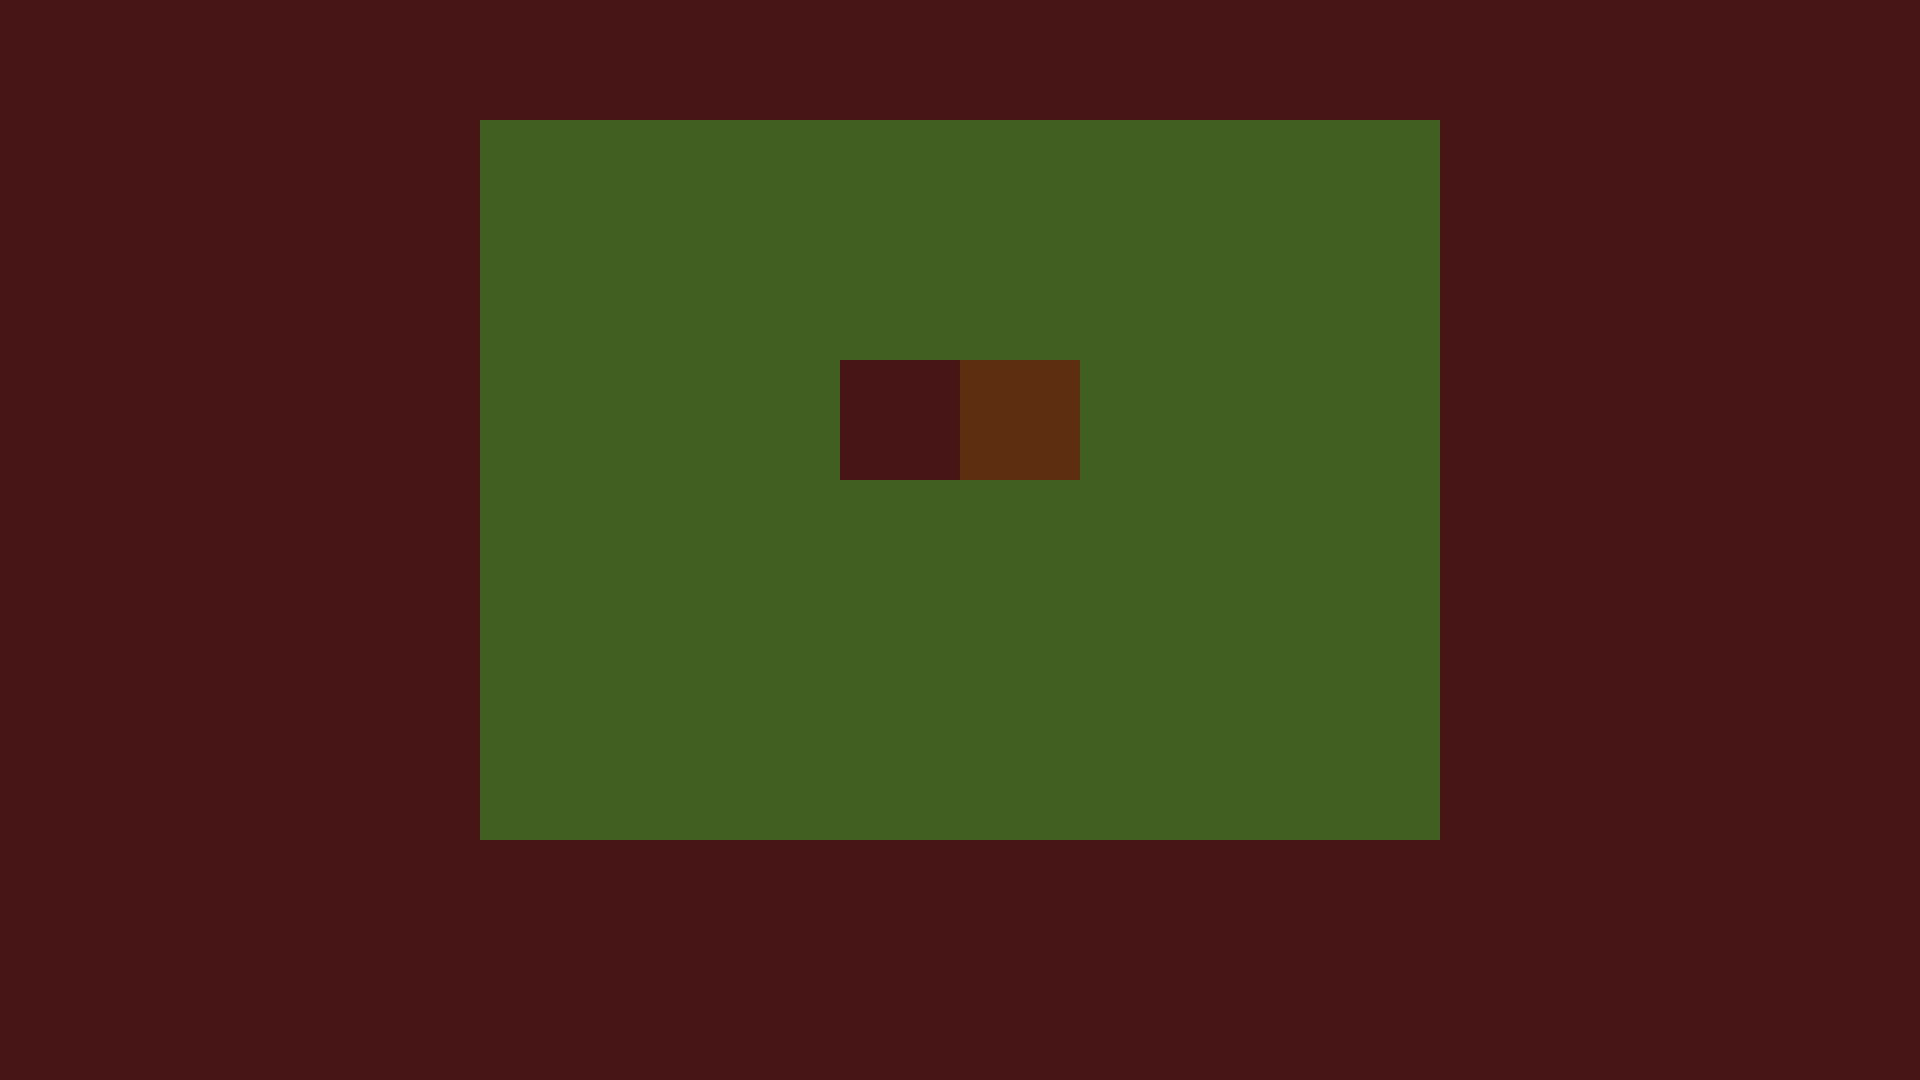

A 2D game scene composited from a Tiled map and its tileset images. What follows is a short description and the map's XML, with every tile layer's data as written:
An orthogonal 16x9 tile map with 120x120 px tiles, 2 tile layers (grid, metadata), 2 tilesets.

<map version="1.9" tiledversion="1.9.2" orientation="orthogonal" renderorder="right-down" width="16" height="9" tilewidth="120" tileheight="120" infinite="0" nextlayerid="4" nextobjectid="1">
 <properties>
  <property name="mapType" type="int" value="1" />
 </properties>
 <tileset firstgid="1" name="testTileset" tilewidth="120" tileheight="120" tilecount="1" columns="1">
  <image source="testTileset.png" width="120" height="120" />
 </tileset>
 <tileset firstgid="2" name="metaTiles" tilewidth="120" tileheight="120" tilecount="3" columns="3">
  <image source="metaTiles.png" width="360" height="120" />
 </tileset>
 <imagelayer id="2" name="BG">
  <image source="Assets/Maps/Scenes/test.png" />
  <properties>
   <property name="Draw" type="bool" value="true" />
  </properties>
 </imagelayer>
 <layer id="1" name="grid" width="16" height="9">
  <properties>
   <property name="Draw" type="bool" value="true" />
  </properties>
  <data>
   <tile />
   <tile />
   <tile />
   <tile />
   <tile />
   <tile />
   <tile />
   <tile />
   <tile />
   <tile />
   <tile />
   <tile />
   <tile />
   <tile />
   <tile />
   <tile />
   <tile />
   <tile />
   <tile />
   <tile />
   <tile gid="1" />
   <tile gid="1" />
   <tile gid="1" />
   <tile gid="1" />
   <tile gid="1" />
   <tile gid="1" />
   <tile gid="1" />
   <tile gid="1" />
   <tile />
   <tile />
   <tile />
   <tile />
   <tile />
   <tile />
   <tile />
   <tile />
   <tile gid="1" />
   <tile gid="1" />
   <tile gid="1" />
   <tile gid="1" />
   <tile gid="1" />
   <tile gid="1" />
   <tile gid="1" />
   <tile gid="1" />
   <tile />
   <tile />
   <tile />
   <tile />
   <tile />
   <tile />
   <tile />
   <tile />
   <tile gid="1" />
   <tile gid="1" />
   <tile gid="1" />
   <tile />
   <tile />
   <tile gid="1" />
   <tile gid="1" />
   <tile gid="1" />
   <tile />
   <tile />
   <tile />
   <tile />
   <tile />
   <tile />
   <tile />
   <tile />
   <tile gid="1" />
   <tile gid="1" />
   <tile gid="1" />
   <tile gid="1" />
   <tile gid="1" />
   <tile gid="1" />
   <tile gid="1" />
   <tile gid="1" />
   <tile />
   <tile />
   <tile />
   <tile />
   <tile />
   <tile />
   <tile />
   <tile />
   <tile gid="1" />
   <tile gid="1" />
   <tile gid="1" />
   <tile gid="1" />
   <tile gid="1" />
   <tile gid="1" />
   <tile gid="1" />
   <tile gid="1" />
   <tile />
   <tile />
   <tile />
   <tile />
   <tile />
   <tile />
   <tile />
   <tile />
   <tile gid="1" />
   <tile gid="1" />
   <tile gid="1" />
   <tile gid="1" />
   <tile gid="1" />
   <tile gid="1" />
   <tile gid="1" />
   <tile gid="1" />
   <tile />
   <tile />
   <tile />
   <tile />
   <tile />
   <tile />
   <tile />
   <tile />
   <tile />
   <tile />
   <tile />
   <tile />
   <tile />
   <tile />
   <tile />
   <tile />
   <tile />
   <tile />
   <tile />
   <tile />
   <tile />
   <tile />
   <tile />
   <tile />
   <tile />
   <tile />
   <tile />
   <tile />
   <tile />
   <tile />
   <tile />
   <tile />
   <tile />
   <tile />
   <tile />
   <tile />
  </data>
 </layer>
 <layer id="3" name="metadata" width="16" height="9">
  <properties>
   <property name="Draw" type="bool" value="false" />
  </properties>
  <data>
   <tile gid="2" />
   <tile gid="2" />
   <tile gid="2" />
   <tile gid="2" />
   <tile gid="2" />
   <tile gid="2" />
   <tile gid="2" />
   <tile gid="2" />
   <tile gid="2" />
   <tile gid="2" />
   <tile gid="2" />
   <tile gid="2" />
   <tile gid="2" />
   <tile gid="2" />
   <tile gid="2" />
   <tile gid="2" />
   <tile gid="2" />
   <tile gid="2" />
   <tile gid="2" />
   <tile gid="2" />
   <tile gid="3" />
   <tile gid="3" />
   <tile gid="3" />
   <tile gid="3" />
   <tile gid="3" />
   <tile gid="3" />
   <tile gid="3" />
   <tile gid="3" />
   <tile gid="2" />
   <tile gid="2" />
   <tile gid="2" />
   <tile gid="2" />
   <tile gid="2" />
   <tile gid="2" />
   <tile gid="2" />
   <tile gid="2" />
   <tile gid="3" />
   <tile gid="3" />
   <tile gid="3" />
   <tile gid="3" />
   <tile gid="3" />
   <tile gid="3" />
   <tile gid="3" />
   <tile gid="3" />
   <tile gid="2" />
   <tile gid="2" />
   <tile gid="2" />
   <tile gid="2" />
   <tile gid="2" />
   <tile gid="2" />
   <tile gid="2" />
   <tile gid="2" />
   <tile gid="3" />
   <tile gid="3" />
   <tile gid="3" />
   <tile gid="2" />
   <tile gid="4" />
   <tile gid="3" />
   <tile gid="3" />
   <tile gid="3" />
   <tile gid="2" />
   <tile gid="2" />
   <tile gid="2" />
   <tile gid="2" />
   <tile gid="2" />
   <tile gid="2" />
   <tile gid="2" />
   <tile gid="2" />
   <tile gid="3" />
   <tile gid="3" />
   <tile gid="3" />
   <tile gid="3" />
   <tile gid="3" />
   <tile gid="3" />
   <tile gid="3" />
   <tile gid="3" />
   <tile gid="2" />
   <tile gid="2" />
   <tile gid="2" />
   <tile gid="2" />
   <tile gid="2" />
   <tile gid="2" />
   <tile gid="2" />
   <tile gid="2" />
   <tile gid="3" />
   <tile gid="3" />
   <tile gid="3" />
   <tile gid="3" />
   <tile gid="3" />
   <tile gid="3" />
   <tile gid="3" />
   <tile gid="3" />
   <tile gid="2" />
   <tile gid="2" />
   <tile gid="2" />
   <tile gid="2" />
   <tile gid="2" />
   <tile gid="2" />
   <tile gid="2" />
   <tile gid="2" />
   <tile gid="3" />
   <tile gid="3" />
   <tile gid="3" />
   <tile gid="3" />
   <tile gid="3" />
   <tile gid="3" />
   <tile gid="3" />
   <tile gid="3" />
   <tile gid="2" />
   <tile gid="2" />
   <tile gid="2" />
   <tile gid="2" />
   <tile gid="2" />
   <tile gid="2" />
   <tile gid="2" />
   <tile gid="2" />
   <tile gid="2" />
   <tile gid="2" />
   <tile gid="2" />
   <tile gid="2" />
   <tile gid="2" />
   <tile gid="2" />
   <tile gid="2" />
   <tile gid="2" />
   <tile gid="2" />
   <tile gid="2" />
   <tile gid="2" />
   <tile gid="2" />
   <tile gid="2" />
   <tile gid="2" />
   <tile gid="2" />
   <tile gid="2" />
   <tile gid="2" />
   <tile gid="2" />
   <tile gid="2" />
   <tile gid="2" />
   <tile gid="2" />
   <tile gid="2" />
   <tile gid="2" />
   <tile gid="2" />
   <tile gid="2" />
   <tile gid="2" />
   <tile gid="2" />
   <tile gid="2" />
  </data>
 </layer>
</map>
